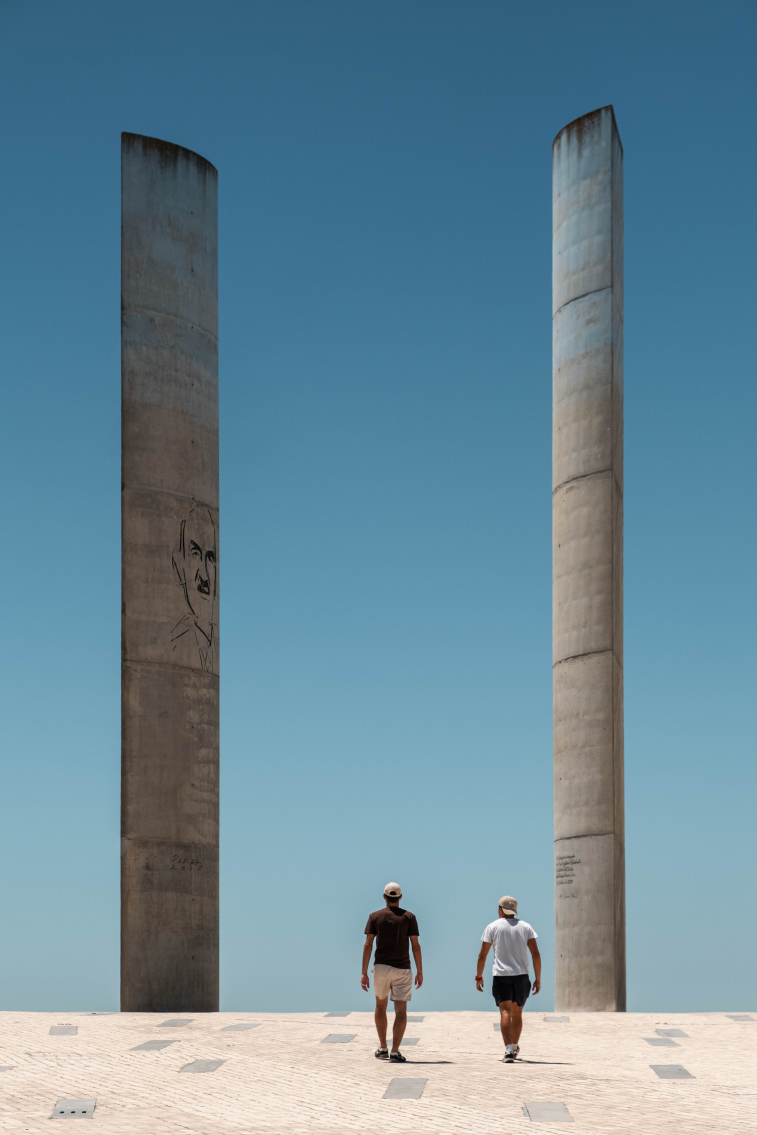
#> input picture projectes/2407_Lisboa/fotos/01.jpg, 3782 x 5673 px (shown at 1/5 size)
$ python -i optimitza.py   (imports and definitions only)
#> lines starting #> are read from the running program, lines starting #| are printed output that depends on the picture
#!/usr/bin/env python3
"""
Prepara la carpeta projectes/ perquè la web vagi ràpida.

Estructura final de cada projecte:
    projectes/2505_CriptaGuell/
        index.html     (la genera build.py)
        portada.jpg    portada lleugera (1200 px) per a la graella i WhatsApp
        fotos/         les fotos de la web: les exportes tu, l'script NO les toca
        thumbs/        miniatures per al visor (les genera aquest script)

Ús (des de la carpeta de la web):
    pip3 install pillow      (una sola vegada)
    python3 optimitza.py

- Primera vegada: si un projecte té les fotos soltes dins la carpeta, les mou a fotos/
  i actualitza les rutes de projects.js i contacte.html. Pots desfer-ho des de
  GitHub Desktop (Discard changes) si no t'agrada.
- Sempre: crea les miniatures que falten i la portada si no n'hi ha.
  Si vols regenerar una portada, esborra'n el portada.jpg i torna a executar-lo.
"""
import re
import shutil
import sys
from pathlib import Path

try:
    from PIL import Image, ImageOps
except ImportError:
    sys.exit("Falta Pillow. Executa primer:  pip3 install pillow")

ROOT = Path(__file__).resolve().parent
PROJ = ROOT / "projectes"
EXT = {".jpg", ".jpeg", ".png", ".gif", ".webp"}
THUMB_H = 120        # alçada de les miniatures (es veuen a 40 px: 3x per a pantalles retina)
THUMB_MAX_W = 480    # per a panoràmiques molt llargues
PORTADA_LONG = 1200  # costat llarg de la portada
BG = (249, 249, 249)

# 'cover: ' opcional, cometa, projectes/<carpeta>/<fitxer>, cometa
PATH_RE = re.compile(r"""(cover\s*:\s*)?(['"])projectes/([^/'"]+)/([^'"]+)\2""")


def to_rgb(im):
    im = ImageOps.exif_transpose(im)
    if im.mode in ("RGBA", "LA", "P"):
        im = im.convert("RGBA")
        bg = Image.new("RGB", im.size, BG)
        bg.paste(im, mask=im.split()[-1])
        return bg
    return im.convert("RGB")


def make_thumb(src, dst):
#> called with src = 'projectes/2407_Lisboa/fotos/01.jpg', dst = 'out.png'
    with Image.open(src) as im:
#> im is the input picture: PIL image 3782x5673 RGB; mean R, G, B 106.8, 138.3, 153.7
        im = to_rgb(im)
        w, h = im.size
#> w = 3782; h = 5673
        nh, nw = THUMB_H, max(1, round(w * THUMB_H / h))
#> nh = 120; nw = 80
        if nw > THUMB_MAX_W:
            nw, nh = THUMB_MAX_W, max(1, round(h * THUMB_MAX_W / w))
        im.resize((nw, nh), Image.LANCZOS).save(dst, "JPEG", quality=80, optimize=True, progressive=True)
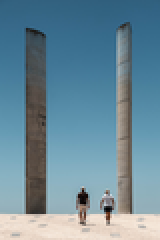
#> saved as out.png: PIL image 80x120 RGB (shown 2 times larger); mean R, G, B 106.8, 138.3, 153.7


# [77 lines left out: functions make_portada, rewrite, main, not called in this run]


# [2 lines not run here, left out]

>>> result = make_thumb('projectes/2407_Lisboa/fotos/01.jpg', 'out.png')

$ run again, on projectes/2407_Lisboa/fotos/05.jpg
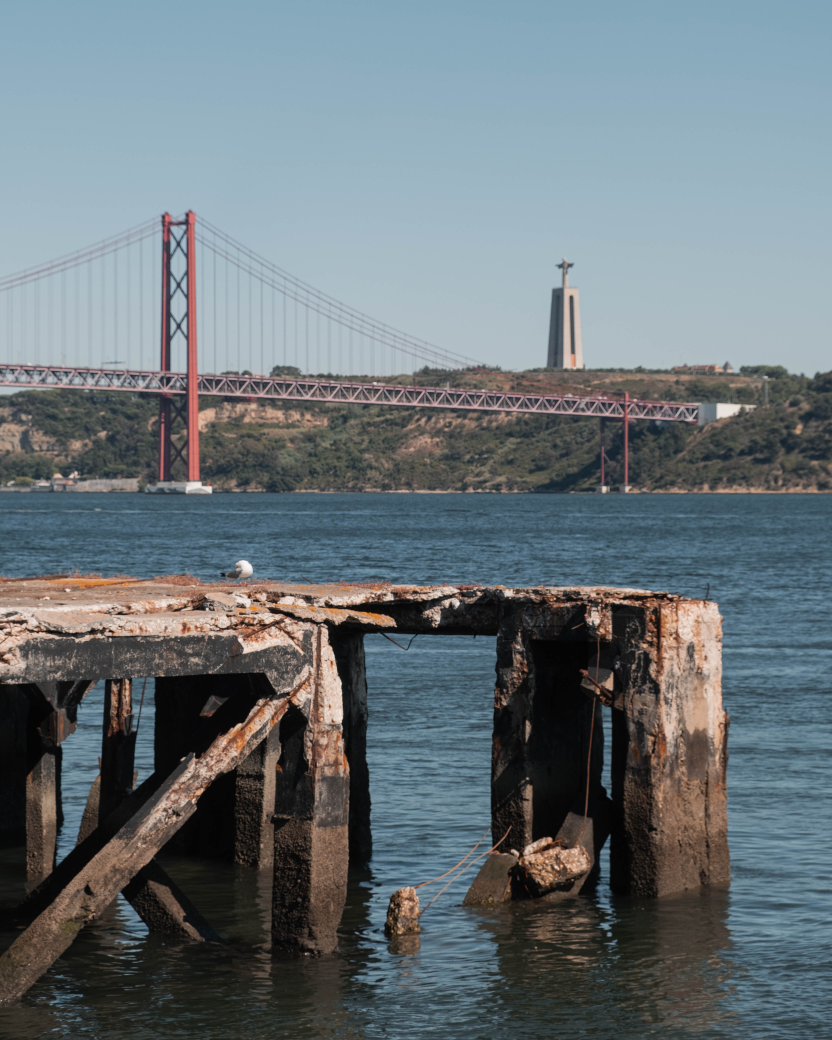
#> input picture projectes/2407_Lisboa/fotos/05.jpg, 4160 x 5200 px (shown at 1/5 size)
#> in make_thumb, im is the input picture: PIL image 4160x5200 RGB; mean R, G, B 105.3, 115.4, 120.4
#> in make_thumb, `im.resize((nw, nh), Image.LANCZOS).save(dst, "JPEG", quality=80, optim..`:
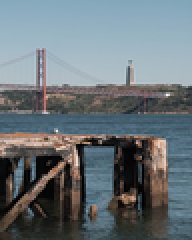
#> saved as out.png: PIL image 96x120 RGB (shown 2 times larger); mean R, G, B 105.3, 115.4, 120.4

$ run again, on projectes/2407_Lisboa/fotos/06.jpg
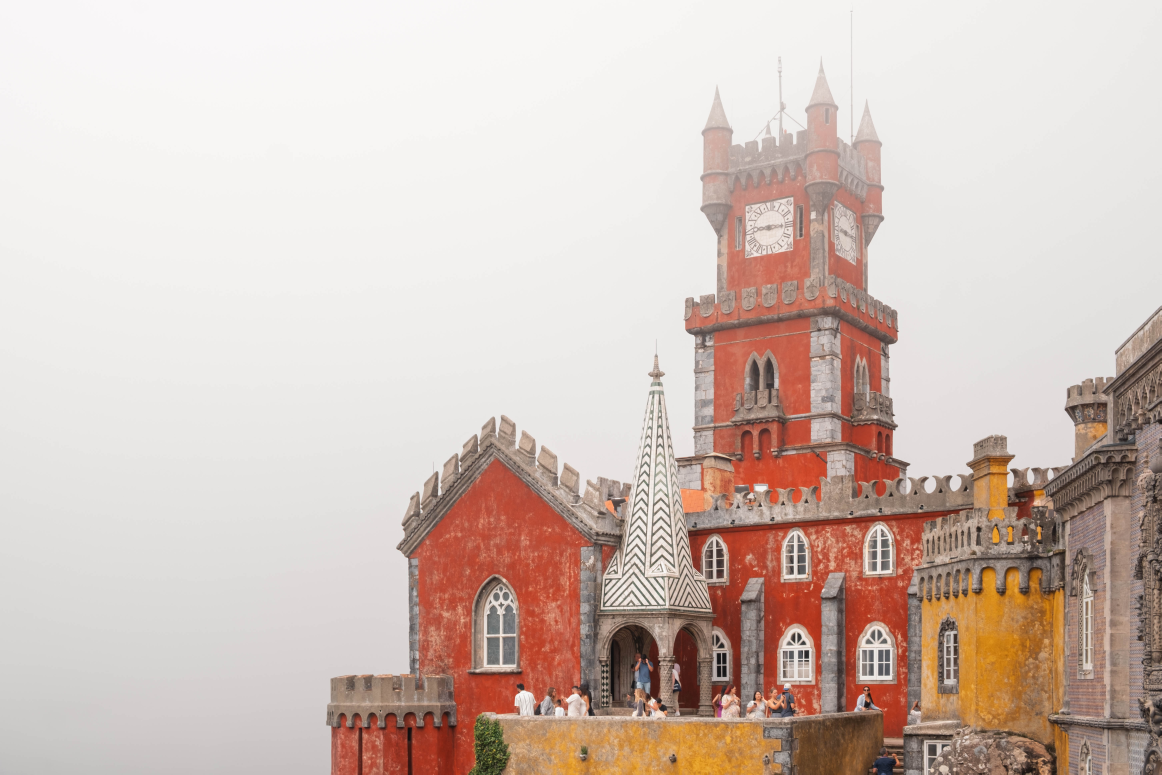
#> input picture projectes/2407_Lisboa/fotos/06.jpg, 5806 x 3871 px (shown at 1/5 size)
#> in make_thumb, im is the input picture: PIL image 5806x3871 RGB; mean R, G, B 209.7, 193, 185.1
#> in make_thumb, `im.resize((nw, nh), Image.LANCZOS).save(dst, "JPEG", quality=80, optim..`:
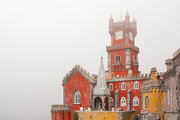
#> saved as out.png: PIL image 180x120 RGB; mean R, G, B 209.7, 193, 185.1

$ run again, on projectes/2407_Lisboa/fotos/07.jpg
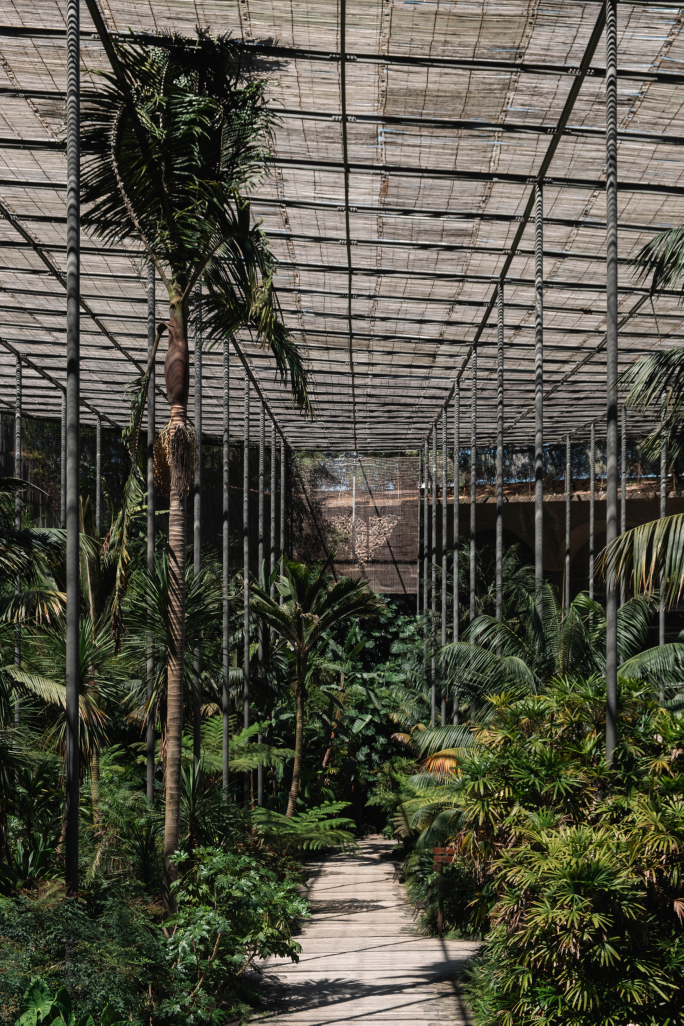
#> input picture projectes/2407_Lisboa/fotos/07.jpg, 4101 x 6151 px (shown at 1/6 size)
#> in make_thumb, im is the input picture: PIL image 4101x6151 RGB; mean R, G, B 82.9, 81.6, 68.6
#> in make_thumb, `im.resize((nw, nh), Image.LANCZOS).save(dst, "JPEG", quality=80, optim..`:
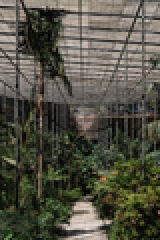
#> saved as out.png: PIL image 80x120 RGB (shown 2 times larger); mean R, G, B 82.9, 81.6, 68.6
